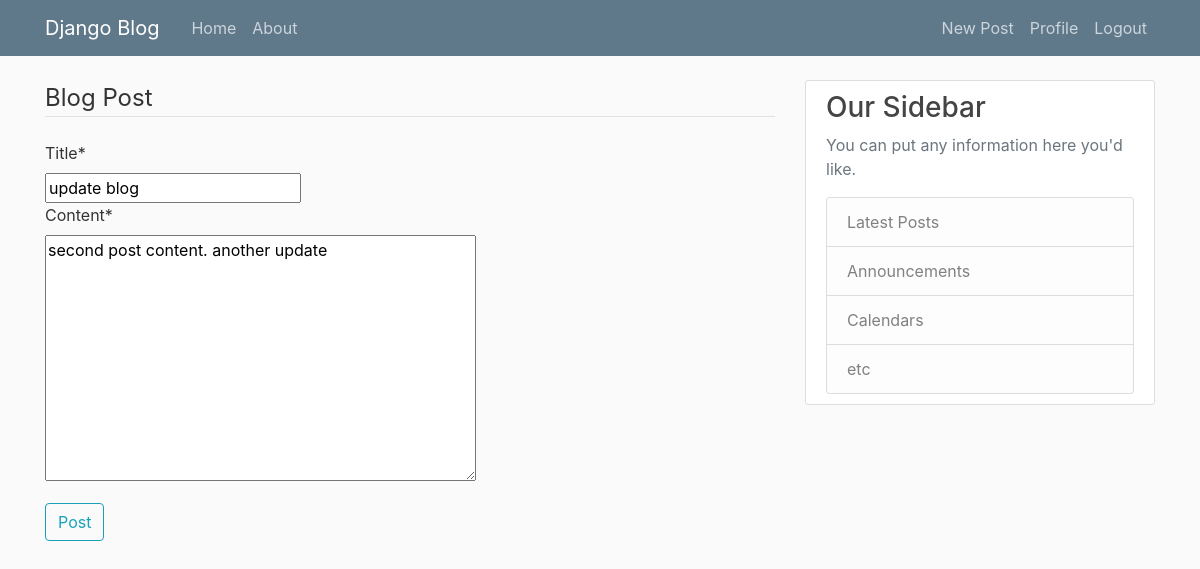
/post/2/update/ (signed in), run on an earlier commit of the app's database.
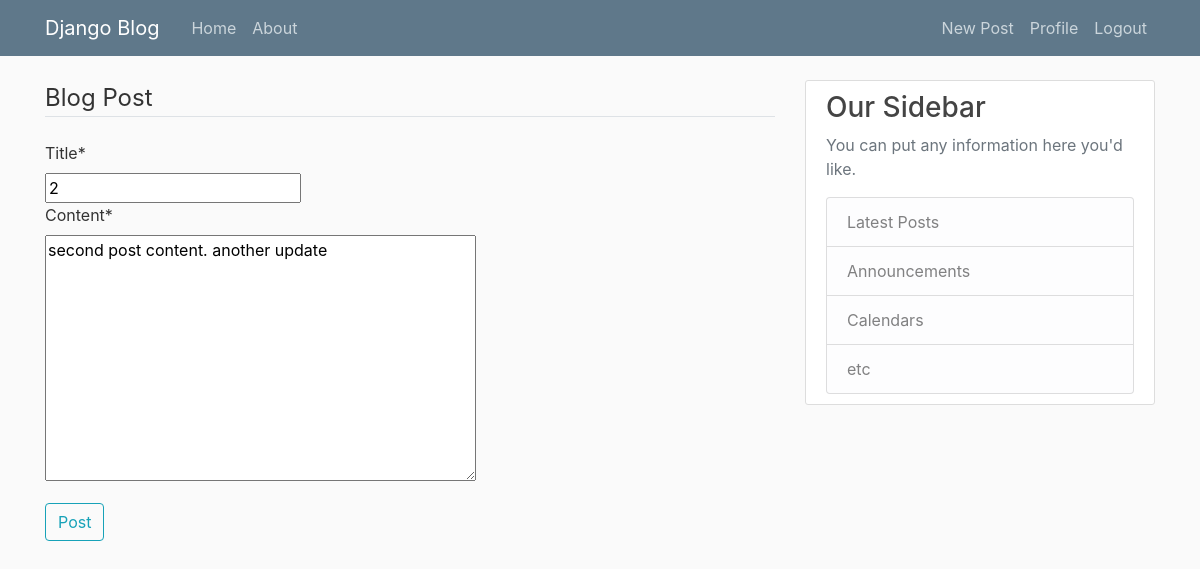
And on a later commit of the database.
### blog/models.py (models this page shows, shortened)
class Post(models.Model):
    title = models.CharField(max_length= 100)
    content = models.TextField()
    date_posted= models.DateTimeField(default= timezone.now)
    author = models.ForeignKey(User, on_delete= models.CASCADE)

### blog/views.py (the view, shortened to what this page needs)
# urls.py: path('post/<int:pk>/update/', PostUpdateView.as_view(), name='post-update'),
class PostUpdateView(LoginRequiredMixin, UserPassesTestMixin, UpdateView):
    model = Post
    fields = ["title", "content"]
    def test_func(self):
        post = self.get_object()
        if self.request.user == post.author:
            return True
        return False

### blog/templates/blog/post_form.html (shortened to what this page needs)
{% extends "blog/base.html" %}
{% load crispy_forms_tags %}
{% block content %}
    <div class="content_section">
            <form method ="POST">
                <fieldset class="form-group">
                    <legend class = "border-bottom mb-4">
                        Blog Post</legend>
                    {{ form|crispy }}
                </fieldset>
                <div class="form-group">
                    <button class=" btn btn-outline-info" type="submit">
                     Post
                    </button>
                </div>
            </form>
    </div>
{% endblock %}

What changed in the data, as far as the page shows it:
changed Post "second post content. another update": title "update blog" → "2"
